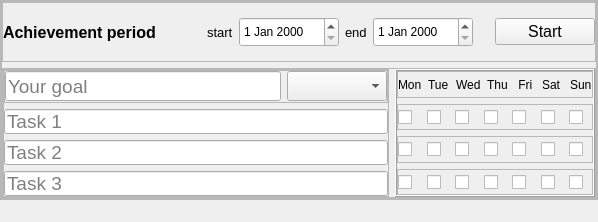
<?xml version="1.0" encoding="UTF-8"?>
<ui version="4.0">
 <class>Form</class>
 <widget class="QWidget" name="Form">
  <property name="geometry">
   <rect>
    <x>0</x>
    <y>0</y>
    <width>598</width>
    <height>222</height>
   </rect>
  </property>
  <property name="minimumSize">
   <size>
    <width>0</width>
    <height>222</height>
   </size>
  </property>
  <property name="maximumSize">
   <size>
    <width>16777215</width>
    <height>230</height>
   </size>
  </property>
  <property name="windowTitle">
   <string>Form</string>
  </property>
  <layout class="QVBoxLayout" name="verticalLayout">
   <property name="leftMargin">
    <number>0</number>
   </property>
   <property name="topMargin">
    <number>0</number>
   </property>
   <property name="rightMargin">
    <number>0</number>
   </property>
   <property name="bottomMargin">
    <number>30</number>
   </property>
   <item>
    <widget class="QFrame" name="goals">
     <property name="minimumSize">
      <size>
       <width>580</width>
       <height>200</height>
      </size>
     </property>
     <property name="maximumSize">
      <size>
       <width>1000</width>
       <height>200</height>
      </size>
     </property>
     <property name="frameShape">
      <enum>QFrame::StyledPanel</enum>
     </property>
     <property name="frameShadow">
      <enum>QFrame::Raised</enum>
     </property>
     <layout class="QVBoxLayout" name="verticalLayout_29">
      <property name="leftMargin">
       <number>0</number>
      </property>
      <property name="topMargin">
       <number>0</number>
      </property>
      <property name="rightMargin">
       <number>0</number>
      </property>
      <property name="bottomMargin">
       <number>0</number>
      </property>
      <item>
       <widget class="QFrame" name="frame_40">
        <property name="frameShape">
         <enum>QFrame::StyledPanel</enum>
        </property>
        <property name="frameShadow">
         <enum>QFrame::Raised</enum>
        </property>
        <layout class="QVBoxLayout" name="verticalLayout_23">
         <property name="leftMargin">
          <number>0</number>
         </property>
         <property name="topMargin">
          <number>0</number>
         </property>
         <property name="rightMargin">
          <number>0</number>
         </property>
         <property name="bottomMargin">
          <number>0</number>
         </property>
         <item>
          <widget class="QFrame" name="frame_41">
           <property name="minimumSize">
            <size>
             <width>160</width>
             <height>30</height>
            </size>
           </property>
           <property name="maximumSize">
            <size>
             <width>700</width>
             <height>60</height>
            </size>
           </property>
           <property name="frameShape">
            <enum>QFrame::StyledPanel</enum>
           </property>
           <property name="frameShadow">
            <enum>QFrame::Raised</enum>
           </property>
           <layout class="QHBoxLayout" name="horizontalLayout_21">
            <property name="leftMargin">
             <number>0</number>
            </property>
            <property name="topMargin">
             <number>0</number>
            </property>
            <property name="rightMargin">
             <number>0</number>
            </property>
            <property name="bottomMargin">
             <number>0</number>
            </property>
            <item>
             <widget class="QLabel" name="label_29">
              <property name="font">
               <font>
                <pointsize>12</pointsize>
                <weight>75</weight>
                <bold>true</bold>
               </font>
              </property>
              <property name="text">
               <string>Achievement period</string>
              </property>
              <property name="wordWrap">
               <bool>false</bool>
              </property>
             </widget>
            </item>
            <item>
             <spacer name="horizontalSpacer_9">
              <property name="orientation">
               <enum>Qt::Horizontal</enum>
              </property>
              <property name="sizeHint" stdset="0">
               <size>
                <width>69</width>
                <height>13</height>
               </size>
              </property>
             </spacer>
            </item>
            <item>
             <widget class="QLabel" name="label_30">
              <property name="font">
               <font>
                <pointsize>10</pointsize>
               </font>
              </property>
              <property name="text">
               <string>start</string>
              </property>
             </widget>
            </item>
            <item>
             <widget class="QDateEdit" name="dateEdit_6">
              <property name="minimumSize">
               <size>
                <width>100</width>
                <height>0</height>
               </size>
              </property>
              <property name="maximumSize">
               <size>
                <width>16777215</width>
                <height>30</height>
               </size>
              </property>
             </widget>
            </item>
            <item>
             <widget class="QLabel" name="label_31">
              <property name="font">
               <font>
                <pointsize>10</pointsize>
               </font>
              </property>
              <property name="text">
               <string>end</string>
              </property>
             </widget>
            </item>
            <item>
             <widget class="QDateEdit" name="dateEdit_7">
              <property name="minimumSize">
               <size>
                <width>100</width>
                <height>0</height>
               </size>
              </property>
              <property name="maximumSize">
               <size>
                <width>16777215</width>
                <height>30</height>
               </size>
              </property>
             </widget>
            </item>
            <item>
             <spacer name="horizontalSpacer_10">
              <property name="orientation">
               <enum>Qt::Horizontal</enum>
              </property>
              <property name="sizeHint" stdset="0">
               <size>
                <width>40</width>
                <height>20</height>
               </size>
              </property>
             </spacer>
            </item>
            <item>
             <widget class="QPushButton" name="pushButtonAddTasks">
              <property name="minimumSize">
               <size>
                <width>100</width>
                <height>0</height>
               </size>
              </property>
              <property name="maximumSize">
               <size>
                <width>150</width>
                <height>16777215</height>
               </size>
              </property>
              <property name="font">
               <font>
                <pointsize>12</pointsize>
               </font>
              </property>
              <property name="text">
               <string>Start</string>
              </property>
             </widget>
            </item>
           </layout>
          </widget>
         </item>
         <item>
          <widget class="QFrame" name="frame_42">
           <property name="frameShape">
            <enum>QFrame::StyledPanel</enum>
           </property>
           <property name="frameShadow">
            <enum>QFrame::Raised</enum>
           </property>
           <layout class="QHBoxLayout" name="horizontalLayout_22">
            <property name="leftMargin">
             <number>0</number>
            </property>
            <property name="topMargin">
             <number>0</number>
            </property>
            <property name="rightMargin">
             <number>0</number>
            </property>
            <property name="bottomMargin">
             <number>0</number>
            </property>
            <item>
             <widget class="QFrame" name="frame_43">
              <property name="sizePolicy">
               <sizepolicy hsizetype="Preferred" vsizetype="Preferred">
                <horstretch>0</horstretch>
                <verstretch>0</verstretch>
               </sizepolicy>
              </property>
              <property name="maximumSize">
               <size>
                <width>800</width>
                <height>16777215</height>
               </size>
              </property>
              <property name="frameShape">
               <enum>QFrame::StyledPanel</enum>
              </property>
              <property name="frameShadow">
               <enum>QFrame::Raised</enum>
              </property>
              <layout class="QVBoxLayout" name="verticalLayout_2">
               <property name="leftMargin">
                <number>0</number>
               </property>
               <property name="topMargin">
                <number>0</number>
               </property>
               <property name="rightMargin">
                <number>0</number>
               </property>
               <property name="bottomMargin">
                <number>0</number>
               </property>
               <item>
                <widget class="QFrame" name="frame">
                 <property name="minimumSize">
                  <size>
                   <width>0</width>
                   <height>30</height>
                  </size>
                 </property>
                 <property name="frameShape">
                  <enum>QFrame::StyledPanel</enum>
                 </property>
                 <property name="frameShadow">
                  <enum>QFrame::Raised</enum>
                 </property>
                 <layout class="QHBoxLayout" name="horizontalLayout">
                  <property name="leftMargin">
                   <number>0</number>
                  </property>
                  <property name="topMargin">
                   <number>0</number>
                  </property>
                  <property name="rightMargin">
                   <number>0</number>
                  </property>
                  <property name="bottomMargin">
                   <number>0</number>
                  </property>
                  <item>
                   <widget class="QLineEdit" name="lineEditGoal_4">
                    <property name="sizePolicy">
                     <sizepolicy hsizetype="Preferred" vsizetype="Preferred">
                      <horstretch>0</horstretch>
                      <verstretch>0</verstretch>
                     </sizepolicy>
                    </property>
                    <property name="minimumSize">
                     <size>
                      <width>0</width>
                      <height>30</height>
                     </size>
                    </property>
                    <property name="maximumSize">
                     <size>
                      <width>800</width>
                      <height>30</height>
                     </size>
                    </property>
                    <property name="font">
                     <font>
                      <pointsize>14</pointsize>
                     </font>
                    </property>
                    <property name="text">
                     <string/>
                    </property>
                    <property name="placeholderText">
                     <string>Your goal</string>
                    </property>
                   </widget>
                  </item>
                  <item>
                   <widget class="QComboBox" name="comboBoxPriority">
                    <property name="minimumSize">
                     <size>
                      <width>50</width>
                      <height>30</height>
                     </size>
                    </property>
                    <property name="maximumSize">
                     <size>
                      <width>100</width>
                      <height>16777215</height>
                     </size>
                    </property>
                   </widget>
                  </item>
                 </layout>
                </widget>
               </item>
               <item>
                <widget class="QLineEdit" name="lineEditTask_1">
                 <property name="sizePolicy">
                  <sizepolicy hsizetype="Preferred" vsizetype="Preferred">
                   <horstretch>0</horstretch>
                   <verstretch>0</verstretch>
                  </sizepolicy>
                 </property>
                 <property name="minimumSize">
                  <size>
                   <width>0</width>
                   <height>20</height>
                  </size>
                 </property>
                 <property name="maximumSize">
                  <size>
                   <width>800</width>
                   <height>25</height>
                  </size>
                 </property>
                 <property name="font">
                  <font>
                   <pointsize>14</pointsize>
                  </font>
                 </property>
                 <property name="text">
                  <string/>
                 </property>
                 <property name="placeholderText">
                  <string>Task 1</string>
                 </property>
                </widget>
               </item>
               <item>
                <widget class="QLineEdit" name="lineEditTask_2">
                 <property name="sizePolicy">
                  <sizepolicy hsizetype="Preferred" vsizetype="Preferred">
                   <horstretch>0</horstretch>
                   <verstretch>0</verstretch>
                  </sizepolicy>
                 </property>
                 <property name="minimumSize">
                  <size>
                   <width>0</width>
                   <height>20</height>
                  </size>
                 </property>
                 <property name="maximumSize">
                  <size>
                   <width>800</width>
                   <height>25</height>
                  </size>
                 </property>
                 <property name="font">
                  <font>
                   <pointsize>14</pointsize>
                  </font>
                 </property>
                 <property name="text">
                  <string/>
                 </property>
                 <property name="placeholderText">
                  <string>Task 2</string>
                 </property>
                </widget>
               </item>
               <item>
                <widget class="QLineEdit" name="lineEditTask_3">
                 <property name="sizePolicy">
                  <sizepolicy hsizetype="Preferred" vsizetype="Preferred">
                   <horstretch>0</horstretch>
                   <verstretch>0</verstretch>
                  </sizepolicy>
                 </property>
                 <property name="minimumSize">
                  <size>
                   <width>0</width>
                   <height>20</height>
                  </size>
                 </property>
                 <property name="maximumSize">
                  <size>
                   <width>800</width>
                   <height>25</height>
                  </size>
                 </property>
                 <property name="font">
                  <font>
                   <pointsize>14</pointsize>
                  </font>
                 </property>
                 <property name="text">
                  <string/>
                 </property>
                 <property name="placeholderText">
                  <string>Task 3</string>
                 </property>
                </widget>
               </item>
              </layout>
             </widget>
            </item>
            <item>
             <widget class="QFrame" name="frame_44">
              <property name="maximumSize">
               <size>
                <width>200</width>
                <height>16777215</height>
               </size>
              </property>
              <property name="frameShape">
               <enum>QFrame::Box</enum>
              </property>
              <property name="frameShadow">
               <enum>QFrame::Raised</enum>
              </property>
              <layout class="QVBoxLayout" name="verticalLayout_25">
               <property name="leftMargin">
                <number>0</number>
               </property>
               <property name="topMargin">
                <number>0</number>
               </property>
               <property name="rightMargin">
                <number>0</number>
               </property>
               <property name="bottomMargin">
                <number>0</number>
               </property>
               <item>
                <widget class="QFrame" name="frameTaskDay">
                 <property name="frameShape">
                  <enum>QFrame::StyledPanel</enum>
                 </property>
                 <property name="frameShadow">
                  <enum>QFrame::Raised</enum>
                 </property>
                 <layout class="QHBoxLayout" name="horizontalLayout_23">
                  <property name="leftMargin">
                   <number>0</number>
                  </property>
                  <property name="topMargin">
                   <number>0</number>
                  </property>
                  <property name="rightMargin">
                   <number>0</number>
                  </property>
                  <property name="bottomMargin">
                   <number>0</number>
                  </property>
                  <item>
                   <widget class="QLabel" name="label_32">
                    <property name="text">
                     <string>Mon</string>
                    </property>
                   </widget>
                  </item>
                  <item>
                   <widget class="QLabel" name="label_33">
                    <property name="text">
                     <string>Tue</string>
                    </property>
                   </widget>
                  </item>
                  <item>
                   <widget class="QLabel" name="label_34">
                    <property name="text">
                     <string>Wed</string>
                    </property>
                   </widget>
                  </item>
                  <item>
                   <widget class="QLabel" name="label_35">
                    <property name="text">
                     <string>Thu</string>
                    </property>
                   </widget>
                  </item>
                  <item>
                   <widget class="QLabel" name="label_36">
                    <property name="text">
                     <string> Fri</string>
                    </property>
                   </widget>
                  </item>
                  <item>
                   <widget class="QLabel" name="label_37">
                    <property name="text">
                     <string>Sat</string>
                    </property>
                   </widget>
                  </item>
                  <item>
                   <widget class="QLabel" name="label_38">
                    <property name="text">
                     <string>Sun</string>
                    </property>
                   </widget>
                  </item>
                 </layout>
                </widget>
               </item>
               <item>
                <widget class="QFrame" name="frameTask1">
                 <property name="frameShape">
                  <enum>QFrame::StyledPanel</enum>
                 </property>
                 <property name="frameShadow">
                  <enum>QFrame::Raised</enum>
                 </property>
                 <layout class="QHBoxLayout" name="horizontalLayout_24">
                  <property name="leftMargin">
                   <number>0</number>
                  </property>
                  <property name="topMargin">
                   <number>0</number>
                  </property>
                  <property name="rightMargin">
                   <number>0</number>
                  </property>
                  <property name="bottomMargin">
                   <number>0</number>
                  </property>
                  <item>
                   <widget class="QCheckBox" name="checkBoxMon1">
                    <property name="maximumSize">
                     <size>
                      <width>30</width>
                      <height>30</height>
                     </size>
                    </property>
                    <property name="text">
                     <string notr="true"/>
                    </property>
                    <property name="iconSize">
                     <size>
                      <width>30</width>
                      <height>30</height>
                     </size>
                    </property>
                    <property name="tristate">
                     <bool>true</bool>
                    </property>
                   </widget>
                  </item>
                  <item>
                   <widget class="QCheckBox" name="checkBoxTue1">
                    <property name="maximumSize">
                     <size>
                      <width>30</width>
                      <height>30</height>
                     </size>
                    </property>
                    <property name="iconSize">
                     <size>
                      <width>30</width>
                      <height>30</height>
                     </size>
                    </property>
                   </widget>
                  </item>
                  <item>
                   <widget class="QCheckBox" name="checkBoxWed1">
                    <property name="maximumSize">
                     <size>
                      <width>30</width>
                      <height>30</height>
                     </size>
                    </property>
                    <property name="text">
                     <string/>
                    </property>
                    <property name="iconSize">
                     <size>
                      <width>30</width>
                      <height>30</height>
                     </size>
                    </property>
                   </widget>
                  </item>
                  <item>
                   <widget class="QCheckBox" name="checkBoxThu1">
                    <property name="maximumSize">
                     <size>
                      <width>30</width>
                      <height>30</height>
                     </size>
                    </property>
                    <property name="text">
                     <string/>
                    </property>
                    <property name="iconSize">
                     <size>
                      <width>30</width>
                      <height>30</height>
                     </size>
                    </property>
                   </widget>
                  </item>
                  <item>
                   <widget class="QCheckBox" name="checkBoxFri1">
                    <property name="maximumSize">
                     <size>
                      <width>30</width>
                      <height>30</height>
                     </size>
                    </property>
                    <property name="text">
                     <string/>
                    </property>
                    <property name="iconSize">
                     <size>
                      <width>30</width>
                      <height>30</height>
                     </size>
                    </property>
                   </widget>
                  </item>
                  <item>
                   <widget class="QCheckBox" name="checkBoxSat1">
                    <property name="maximumSize">
                     <size>
                      <width>30</width>
                      <height>30</height>
                     </size>
                    </property>
                    <property name="text">
                     <string/>
                    </property>
                    <property name="iconSize">
                     <size>
                      <width>30</width>
                      <height>30</height>
                     </size>
                    </property>
                   </widget>
                  </item>
                  <item>
                   <widget class="QCheckBox" name="checkBoxSun1">
                    <property name="maximumSize">
                     <size>
                      <width>30</width>
                      <height>30</height>
                     </size>
                    </property>
                    <property name="text">
                     <string/>
                    </property>
                    <property name="iconSize">
                     <size>
                      <width>30</width>
                      <height>30</height>
                     </size>
                    </property>
                   </widget>
                  </item>
                 </layout>
                </widget>
               </item>
               <item>
                <widget class="QFrame" name="frameTask2">
                 <property name="frameShape">
                  <enum>QFrame::StyledPanel</enum>
                 </property>
                 <property name="frameShadow">
                  <enum>QFrame::Raised</enum>
                 </property>
                 <layout class="QHBoxLayout" name="horizontalLayout_25">
                  <property name="leftMargin">
                   <number>0</number>
                  </property>
                  <property name="topMargin">
                   <number>0</number>
                  </property>
                  <property name="rightMargin">
                   <number>0</number>
                  </property>
                  <property name="bottomMargin">
                   <number>0</number>
                  </property>
                  <item>
                   <widget class="QCheckBox" name="checkBoxMon2">
                    <property name="maximumSize">
                     <size>
                      <width>30</width>
                      <height>30</height>
                     </size>
                    </property>
                    <property name="text">
                     <string/>
                    </property>
                    <property name="iconSize">
                     <size>
                      <width>30</width>
                      <height>30</height>
                     </size>
                    </property>
                   </widget>
                  </item>
                  <item>
                   <widget class="QCheckBox" name="checkBoxTue2">
                    <property name="maximumSize">
                     <size>
                      <width>30</width>
                      <height>30</height>
                     </size>
                    </property>
                    <property name="text">
                     <string notr="true"/>
                    </property>
                    <property name="iconSize">
                     <size>
                      <width>30</width>
                      <height>30</height>
                     </size>
                    </property>
                    <property name="tristate">
                     <bool>true</bool>
                    </property>
                   </widget>
                  </item>
                  <item>
                   <widget class="QCheckBox" name="checkBoxWed2">
                    <property name="maximumSize">
                     <size>
                      <width>30</width>
                      <height>30</height>
                     </size>
                    </property>
                    <property name="iconSize">
                     <size>
                      <width>30</width>
                      <height>30</height>
                     </size>
                    </property>
                   </widget>
                  </item>
                  <item>
                   <widget class="QCheckBox" name="checkBoxThu2">
                    <property name="maximumSize">
                     <size>
                      <width>30</width>
                      <height>30</height>
                     </size>
                    </property>
                    <property name="text">
                     <string/>
                    </property>
                    <property name="iconSize">
                     <size>
                      <width>30</width>
                      <height>30</height>
                     </size>
                    </property>
                   </widget>
                  </item>
                  <item>
                   <widget class="QCheckBox" name="checkBoxFri2">
                    <property name="maximumSize">
                     <size>
                      <width>30</width>
                      <height>30</height>
                     </size>
                    </property>
                    <property name="text">
                     <string/>
                    </property>
                    <property name="iconSize">
                     <size>
                      <width>30</width>
                      <height>30</height>
                     </size>
                    </property>
                   </widget>
                  </item>
                  <item>
                   <widget class="QCheckBox" name="checkBoxSat2">
                    <property name="maximumSize">
                     <size>
                      <width>30</width>
                      <height>30</height>
                     </size>
                    </property>
                    <property name="text">
                     <string/>
                    </property>
                    <property name="iconSize">
                     <size>
                      <width>30</width>
                      <height>30</height>
                     </size>
                    </property>
                   </widget>
                  </item>
                  <item>
                   <widget class="QCheckBox" name="checkBoxSun2">
                    <property name="maximumSize">
                     <size>
                      <width>30</width>
                      <height>30</height>
                     </size>
                    </property>
                    <property name="text">
                     <string/>
                    </property>
                    <property name="iconSize">
                     <size>
                      <width>30</width>
                      <height>30</height>
                     </size>
                    </property>
                   </widget>
                  </item>
                 </layout>
                </widget>
               </item>
               <item>
                <widget class="QFrame" name="frameTask3">
                 <property name="frameShape">
                  <enum>QFrame::StyledPanel</enum>
                 </property>
                 <property name="frameShadow">
                  <enum>QFrame::Raised</enum>
                 </property>
                 <layout class="QHBoxLayout" name="horizontalLayout_26">
                  <property name="leftMargin">
                   <number>0</number>
                  </property>
                  <property name="topMargin">
                   <number>0</number>
                  </property>
                  <property name="rightMargin">
                   <number>0</number>
                  </property>
                  <property name="bottomMargin">
                   <number>0</number>
                  </property>
                  <item>
                   <widget class="QCheckBox" name="checkBoxMon3">
                    <property name="maximumSize">
                     <size>
                      <width>30</width>
                      <height>30</height>
                     </size>
                    </property>
                    <property name="text">
                     <string/>
                    </property>
                    <property name="iconSize">
                     <size>
                      <width>30</width>
                      <height>30</height>
                     </size>
                    </property>
                   </widget>
                  </item>
                  <item>
                   <widget class="QCheckBox" name="checkBoxTue3">
                    <property name="maximumSize">
                     <size>
                      <width>30</width>
                      <height>30</height>
                     </size>
                    </property>
                    <property name="text">
                     <string notr="true"/>
                    </property>
                    <property name="iconSize">
                     <size>
                      <width>30</width>
                      <height>30</height>
                     </size>
                    </property>
                    <property name="tristate">
                     <bool>true</bool>
                    </property>
                   </widget>
                  </item>
                  <item>
                   <widget class="QCheckBox" name="checkBoxWed3">
                    <property name="maximumSize">
                     <size>
                      <width>30</width>
                      <height>30</height>
                     </size>
                    </property>
                    <property name="iconSize">
                     <size>
                      <width>30</width>
                      <height>30</height>
                     </size>
                    </property>
                   </widget>
                  </item>
                  <item>
                   <widget class="QCheckBox" name="checkBoxThu3">
                    <property name="maximumSize">
                     <size>
                      <width>30</width>
                      <height>30</height>
                     </size>
                    </property>
                    <property name="text">
                     <string/>
                    </property>
                    <property name="iconSize">
                     <size>
                      <width>30</width>
                      <height>30</height>
                     </size>
                    </property>
                   </widget>
                  </item>
                  <item>
                   <widget class="QCheckBox" name="checkBoxFri3">
                    <property name="maximumSize">
                     <size>
                      <width>30</width>
                      <height>30</height>
                     </size>
                    </property>
                    <property name="text">
                     <string/>
                    </property>
                    <property name="iconSize">
                     <size>
                      <width>30</width>
                      <height>30</height>
                     </size>
                    </property>
                   </widget>
                  </item>
                  <item>
                   <widget class="QCheckBox" name="checkBoxSat3">
                    <property name="maximumSize">
                     <size>
                      <width>30</width>
                      <height>30</height>
                     </size>
                    </property>
                    <property name="text">
                     <string/>
                    </property>
                    <property name="iconSize">
                     <size>
                      <width>30</width>
                      <height>30</height>
                     </size>
                    </property>
                   </widget>
                  </item>
                  <item>
                   <widget class="QCheckBox" name="checkBoxSun3">
                    <property name="maximumSize">
                     <size>
                      <width>30</width>
                      <height>30</height>
                     </size>
                    </property>
                    <property name="text">
                     <string/>
                    </property>
                    <property name="iconSize">
                     <size>
                      <width>30</width>
                      <height>30</height>
                     </size>
                    </property>
                   </widget>
                  </item>
                 </layout>
                </widget>
               </item>
              </layout>
             </widget>
            </item>
           </layout>
          </widget>
         </item>
        </layout>
       </widget>
      </item>
     </layout>
    </widget>
   </item>
  </layout>
 </widget>
 <resources/>
 <connections/>
</ui>
